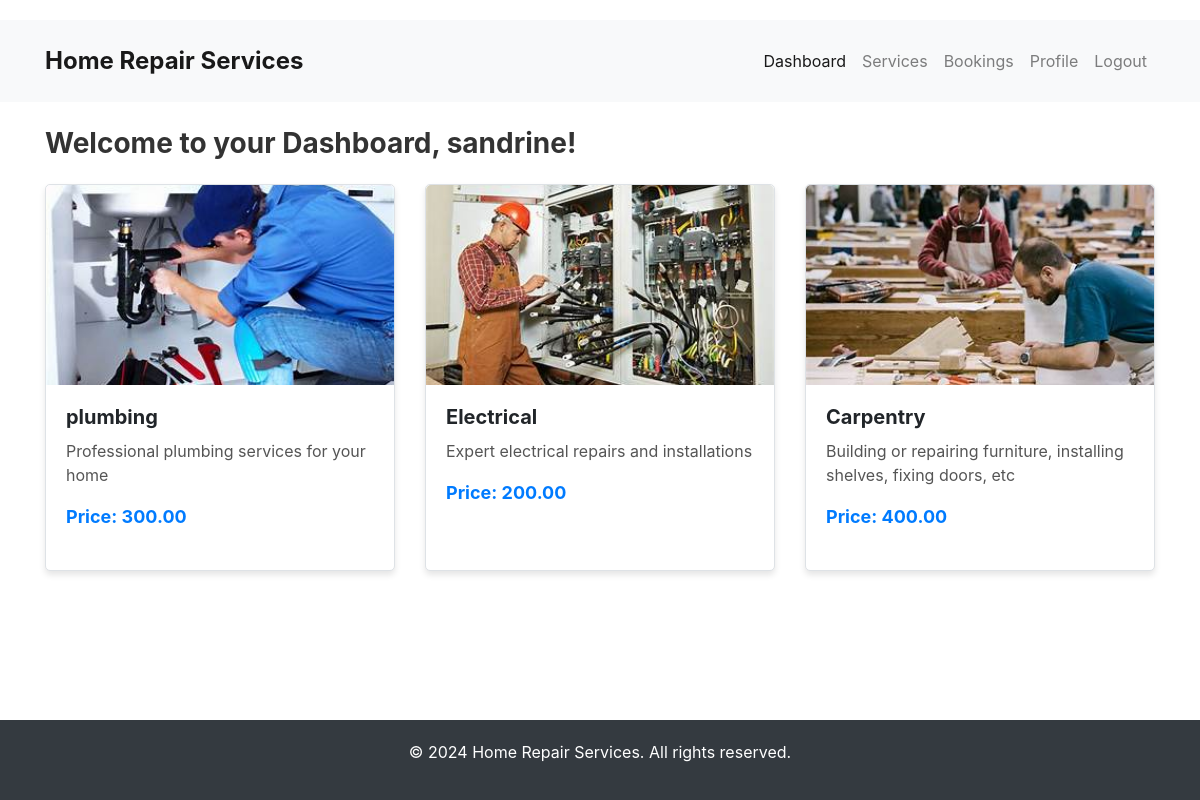
The app's page /dashboard.php (signed in) with its own data.
### tables this page shows
CREATE TABLE `services` (
  `service_id` int(11) NOT NULL,
  `provider_id` int(11) NOT NULL,
  `category_id` int(11) NOT NULL,
  `service_name` varchar(100) DEFAULT NULL,
  `description` text DEFAULT NULL,
  `price` decimal(10,2) DEFAULT NULL,
  `user_id` int(11) DEFAULT NULL,
  `service_description` text DEFAULT NULL,
  `service_price` decimal(10,2) NOT NULL,
  `service_image` varchar(255) DEFAULT NULL
);

### dashboard.php (the view, shortened to what this page needs)
<?php
require_once "config.php";
$sql = "SELECT * FROM services";
$result = $conn->query($sql);
$services = [];
if ($result && $result->num_rows > 0) {
    while ($row = $result->fetch_assoc()) {
        $services[] = $row;
    }
} else {
    $error_message = "No services available.";
}
?>
<!DOCTYPE html>
<html lang="en">
<head>
    <link rel="stylesheet" href="https://maxcdn.bootstrapcdn.com/bootstrap/4.5.2/css/bootstrap.min.css">
    <link rel="stylesheet" href="dashboard.css">
</head>
<body>
    <header>
        <nav class="navbar navbar-expand-lg navbar-light bg-light">
            <div class="container">
                <a class="navbar-brand" href="#">Home Repair Services</a>
                <div class="collapse navbar-collapse" id="navbarSupportedContent">
                    <ul class="navbar-nav ml-auto">
                        <li class="nav-item active">
                            <a class="nav-link" href="dashboard.php">Dashboard <span class="sr-only">(current)</span></a>
                        </li>
                        <li class="nav-item">
                            <a class="nav-link" href="services.php">Services</a>
                        </li>
                        <li class="nav-item">
                            <a class="nav-link" href="bookings.php">Bookings</a>
                        </li>
                        <li class="nav-item">
                            <a class="nav-link" href="profile.php">Profile</a>
                        </li>
                        <li class="nav-item">
                            <a class="nav-link" href="logout.php">Logout</a>
                        </li>
                    </ul>
                </div>
            </div>
        </nav>
    </header>
    <section class="container">
        <div class="welcome-title">
            Welcome to your Dashboard, <?php echo htmlspecialchars($_SESSION["username"]); ?>!
        </div>
        <div class="row">
            <?php foreach ($services as $service): ?>
                <div class="col-lg-4 col-md-6 mb-4">
                    <div class="card h-100 service-card">
                        <img class="card-img-top" src="<?php echo htmlspecialchars($service["service_image"]); ?>" alt="Service Image">
                        <div class="card-body">
                            <h4 class="card-title"><?php echo htmlspecialchars($service["service_name"]); ?></h4>
                            <p class="card-text"><?php echo htmlspecialchars($service["service_description"]); ?></p>
                            <p class="card-text service-price">Price: <?php echo htmlspecialchars($service["service_price"]); ?></p>
                        </div>
                    </div>
                </div>
            <?php endforeach; ?>
        </div>
    </section>
    <footer>
        <div class="footer">
            <div class="container">
                <p>&copy; 2024 Home Repair Services. All rights reserved.</p>
            </div>
        </div>
    </footer>
</body>
</html>

### dashboard.css (style rules this page uses)
header { background-color: #f8f9fa; padding: 10px 0; }
.navbar-brand { font-weight: bold; }
.navbar-nav .nav-link { color: #007bff; }
section { margin-top: 20px; }
.footer { background-color: #343a40; color: #ffffff; padding: 20px 0; position: fixed; bottom: 0; width: 100%; text-align: center; }

### dashboard.php (style rules this page uses)
body { padding-top: 20px; background-color: #fff; }
.navbar-brand { font-size: 24px; font-weight: bold; }
.welcome-title { margin-bottom: 20px; font-size: 28px; font-weight: bold; color: #333; }
.service-card { margin-bottom: 20px; background-color: #fff; border: 1px solid #dee2e6; border-radius: 5px; box-shadow: 0 4px 6px rgba(0, 0, 0, 0.1); }
.service-card img { height: 200px; object-fit: cover; border-top-left-radius: 5px; border-top-right-radius: 5px; }
.service-card .card-body { padding: 20px; }
.service-card .card-title { font-size: 20px; font-weight: bold; margin-bottom: 10px; }
.service-card .card-text { font-size: 16px; color: #555; }
.service-card .service-price { font-size: 18px; font-weight: bold; color: #007bff; }

### records on screen
services: service_image (picture), service_name "plumbing", service_description "Professional plumbing services for your home", service_price "300.00"
services: service_image (picture), service_name "Electrical", service_description "Expert electrical repairs and installations", service_price "200.00"
services: service_image (picture), service_name "Carpentry", service_description "Building or repairing furniture, installing shelves, fixing doors, etc", service_price "400.00"

### other values on screen
$_SESSION["username"] "sandrine"
